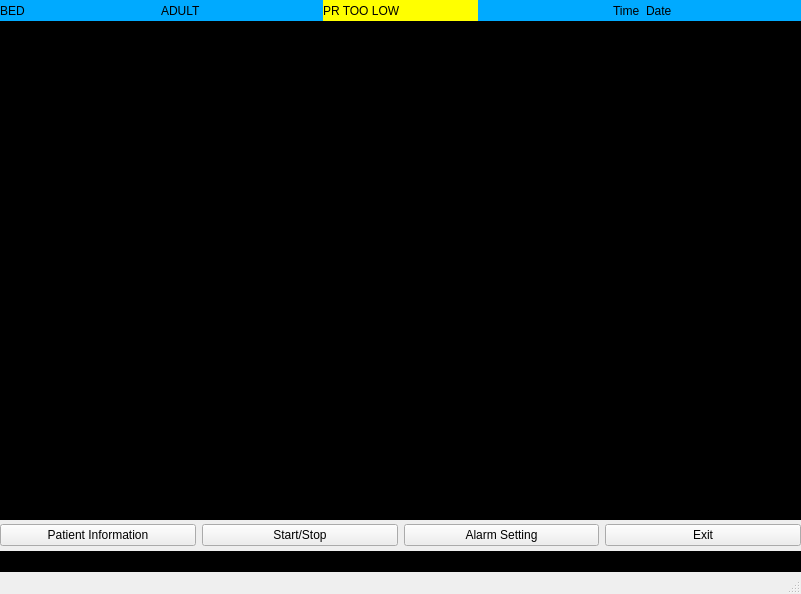
<?xml version="1.0" encoding="UTF-8"?>
<ui version="4.0">
 <class>MainWindow</class>
 <widget class="QMainWindow" name="MainWindow">
  <property name="geometry">
   <rect>
    <x>0</x>
    <y>0</y>
    <width>801</width>
    <height>594</height>
   </rect>
  </property>
  <property name="windowTitle">
   <string>MainWindow</string>
  </property>
  <widget class="QWidget" name="centralwidget">
   <property name="styleSheet">
    <string notr="true">background-color: rgb(0, 0, 0);</string>
   </property>
   <widget class="QFrame" name="frame_11">
    <property name="geometry">
     <rect>
      <x>0</x>
      <y>0</y>
      <width>801</width>
      <height>21</height>
     </rect>
    </property>
    <property name="styleSheet">
     <string notr="true">background-color: rgb(0, 170, 255);</string>
    </property>
    <property name="frameShape">
     <enum>QFrame::StyledPanel</enum>
    </property>
    <property name="frameShadow">
     <enum>QFrame::Raised</enum>
    </property>
    <widget class="QWidget" name="horizontalLayoutWidget">
     <property name="geometry">
      <rect>
       <x>0</x>
       <y>0</y>
       <width>801</width>
       <height>21</height>
      </rect>
     </property>
     <layout class="QHBoxLayout" name="horizontalLayout">
      <item>
       <widget class="QLabel" name="label_5">
        <property name="text">
         <string>BED</string>
        </property>
       </widget>
      </item>
      <item>
       <widget class="QLabel" name="label_4">
        <property name="text">
         <string>ADULT</string>
        </property>
       </widget>
      </item>
      <item>
       <widget class="QLabel" name="label_3">
        <property name="styleSheet">
         <string notr="true">background-color: rgb(255, 255, 0);</string>
        </property>
        <property name="text">
         <string>PR TOO LOW</string>
        </property>
       </widget>
      </item>
      <item alignment="Qt::AlignRight">
       <widget class="QLabel" name="label_2">
        <property name="text">
         <string>Time</string>
        </property>
       </widget>
      </item>
      <item>
       <widget class="QLabel" name="label">
        <property name="text">
         <string>Date</string>
        </property>
       </widget>
      </item>
     </layout>
    </widget>
   </widget>
   <widget class="QFrame" name="frame_12">
    <property name="geometry">
     <rect>
      <x>0</x>
      <y>520</y>
      <width>801</width>
      <height>31</height>
     </rect>
    </property>
    <property name="styleSheet">
     <string notr="true">background-color: rgb(238, 238, 238);</string>
    </property>
    <property name="frameShape">
     <enum>QFrame::StyledPanel</enum>
    </property>
    <property name="frameShadow">
     <enum>QFrame::Raised</enum>
    </property>
    <widget class="QWidget" name="horizontalLayoutWidget_2">
     <property name="geometry">
      <rect>
       <x>0</x>
       <y>0</y>
       <width>801</width>
       <height>31</height>
      </rect>
     </property>
     <layout class="QHBoxLayout" name="horizontalLayout_2">
      <item>
       <widget class="QPushButton" name="pushButton_4">
        <property name="text">
         <string>Patient Information</string>
        </property>
       </widget>
      </item>
      <item>
       <widget class="QPushButton" name="pushButton_3">
        <property name="text">
         <string>Start/Stop</string>
        </property>
       </widget>
      </item>
      <item>
       <widget class="QPushButton" name="pushButton_2">
        <property name="text">
         <string>Alarm Setting</string>
        </property>
       </widget>
      </item>
      <item>
       <widget class="QPushButton" name="pushButton">
        <property name="text">
         <string>Exit</string>
        </property>
       </widget>
      </item>
     </layout>
    </widget>
   </widget>
  </widget>
  <widget class="QMenuBar" name="menubar">
   <property name="geometry">
    <rect>
     <x>0</x>
     <y>0</y>
     <width>801</width>
     <height>21</height>
    </rect>
   </property>
  </widget>
  <widget class="QStatusBar" name="statusbar"/>
 </widget>
 <resources/>
 <connections/>
</ui>
